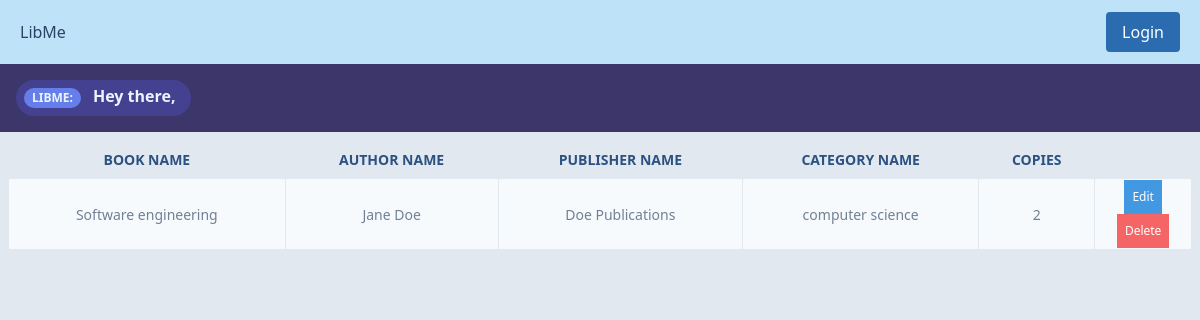
The page /client/admin/listbooks.php on the database as committed earlier.
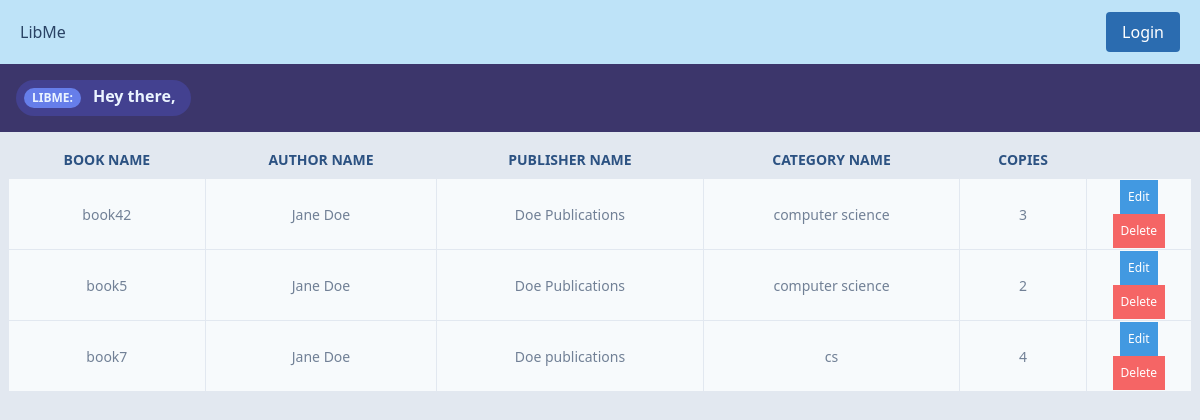
The same page on the database as committed later.
### tables this page shows
CREATE TABLE `books` (
  `B_NO` int(11) NOT NULL,
  `ISBN` int(13) DEFAULT NULL,
  `BOOK_NAME` varchar(100) DEFAULT NULL,
  `AUTHOR` varchar(100) DEFAULT NULL,
  `PUBLISHER_NAME` varchar(50) DEFAULT NULL,
  `CATEGORY_NAME` varchar(30) DEFAULT NULL,
  `COPIES` int(12) DEFAULT NULL,
  `AVAILABLE_COPIES` int(12) DEFAULT NULL
);

### client/admin/auth/admin-features.php (called while the page is built, shortened)
<?php
function listBooks($conn)
{
    $sql = "SELECT * FROM books;";
    $stmt = mysqli_stmt_init($conn);
    if (!mysqli_stmt_prepare($stmt, $sql)) {
        $er_msg = mysqli_stmt_error($stmt);
        header("location: ../listbooks.php?error=$er_msg");
        exit();
    }
    mysqli_stmt_execute($stmt);
    $resultData = mysqli_stmt_get_result($stmt);
    return $resultData;
}

### client/admin/listbooks.php (the view, shortened to what this page needs)
<?php
include_once 'header.php';
include_once '../../server/db_connect.php';
include_once 'auth/admin-features.php';
?>
<div class="flex justify-between bg-indigo-900 py-4 lg:px-4">
    <div class="p-2 bg-indigo-800 text-indigo-100 leading-none lg:rounded-full flex lg:inline-flex" role="alert">
        <span class="flex rounded-full bg-indigo-500 uppercase px-2 py-1 text-xs font-bold mr-3">LibMe:</span>
        <span class="font-semibold mr-2 text-left flex-auto">Hey there, <?php echo $_SESSION["name"] ?></span>
    </div>
</div>
<?php
if ($books = listBooks($conn)) {
?>
    <div class="table w-full p-2">
        <table class="w-full border">
            <thead>
                <tr class="bg-gray-50 border-b">
                    <th class="p-2 border-r cursor-pointer text-sm text-blue-800">
                        <div class="flex items-center justify-center">
                            BOOK NAME
                        </div>
                    </th>
                    <th class="p-2 border-r cursor-pointer text-sm text-blue-800">
                        <div class="flex items-center justify-center">
                            AUTHOR NAME
                        </div>
                    </th>
                    <th class="p-2 border-r cursor-pointer text-sm text-blue-800">
                        <div class="flex items-center justify-center">
                            PUBLISHER NAME
                        </div>
                    </th>
                    <th class="p-2 border-r cursor-pointer text-sm text-blue-800">
                        <div class="flex items-center justify-center">
                            CATEGORY NAME
                        </div>
                    </th>
                    <th class="p-2 border-r cursor-pointer text-sm  text-blue-800">
                        <div class="flex items-center justify-center">
                            COPIES
                        </div>
                    </th>
                </tr>
            </thead>
            <tbody>
                <?php while ($book = mysqli_fetch_assoc($books)) { ?>
                    <tr class="bg-gray-100 text-center border-b text-sm text-gray-600">
                        <td class="p-2 border-r"><?php echo $book['BOOK_NAME']; ?></td>
                        <td class="p-2 border-r"><?php echo $book['AUTHOR']; ?></td>
                        <td class="p-2 border-r"><?php echo $book['PUBLISHER_NAME']; ?></td>
                        <td class="p-2 border-r"><?php echo $book['CATEGORY_NAME']; ?></td>
                        <td class="p-2 border-r"><?php echo $book['COPIES']; ?></td>
                        <td>
                            <form action="auth/edit-booklist.inc.php" method="POST">
                                <input type="submit" class="bg-blue-500 p-2 text-white hover:shadow-lg text-xs font-thin" name="edit<?php echo $book['B_NO'] ?>" value="Edit" />
                            </form>
                            <form action="auth/delete-book.inc.php" method="POST">
                                <input  type="submit" class="bg-red-500 p-2 text-white hover:shadow-lg text-xs font-thin" name="delete<?php echo $book['B_NO'] ?>" value="Delete" />
                            </form>
                        </td>
                    </tr>
                <?php } ?>
            </tbody>
        </table>
    </div>
<?php
}
?>
<?php
include_once 'footer.php';
?>

### client/admin/header.php (shortened to what this page needs)
<!DOCTYPE html>
<html lang="en">
<head>
    <link href="https://unpkg.com/tailwindcss@^1.0/dist/tailwind.min.css" rel="stylesheet">
    <link rel="stylesheet" href="../css/style.css">
</head>
<body class="bg-gray-300">
    <nav class="flex flex-wrap items-center justify-between p-2 bg-blue-200">
        <div class="toggle hidden md:flex w-full md:w-auto text-right text-bold mt-5 md:mt-0 border-t-2 border-blue-900 md:border-none" id="navbarSupportedContent">
            <a class="block md:inline-block text-blue-900 px-3 py-3 border-b-2 border-blue-900 md:border-none" href="../../index.php">LibMe</a>
        </div>
        <div class="toggle hidden md:flex w-full md:w-auto text-right text-bold mt-5 md:mt-0 border-t-2 border-blue-900 md:border-none">
            <?php
            if (isset($_SESSION["id"])) {
                echo '<a class="mx-3 toggle hidden md:flex w-full md:w-auto px-4 py-2 text-right bg-blue-700 hover:bg-blue-900 text-white md:rounded" href="auth/logout.inc.admin.php">Logout</a></li>';
                echo '<a class="mx-3 toggle hidden md:flex w-full md:w-auto px-4 py-2 text-right bg-blue-700 hover:bg-blue-900 text-white md:rounded" href="admin-profile.php">View Profile</a></li>';
                echo '<a class="mx-3 toggle hidden md:flex w-full md:w-auto px-4 py-2 text-right bg-blue-700 hover:bg-blue-900 text-white md:rounded" href="admin-update_profile.php">Change Profile</a></li>';
            } else {
                echo '<a class="mx-3 toggle hidden md:flex w-full md:w-auto px-4 py-2 text-right bg-blue-700 hover:bg-blue-900 text-white md:rounded" href="admin-login.php">Login</a>';
            }
            ?>
        </div>
    </nav>
    <div class="wrapper">

### client/admin/footer.php (shortened to what this page needs)
</div>
</body>
</html>

Rows that differ between the two databases and show on the page:
removed books: BOOK_NAME "Software engineering", AUTHOR "Jane Doe", PUBLISHER_NAME "Doe Publications", CATEGORY_NAME "computer science", COPIES "2"
added books: BOOK_NAME "book42", AUTHOR "Jane Doe", PUBLISHER_NAME "Doe Publications", CATEGORY_NAME "computer science", COPIES "3"
added books: BOOK_NAME "book5", AUTHOR "Jane Doe", PUBLISHER_NAME "Doe Publications", CATEGORY_NAME "computer science", COPIES "2"
added books: BOOK_NAME "book7", AUTHOR "Jane Doe", PUBLISHER_NAME "Doe publications", CATEGORY_NAME "cs", COPIES "4"
